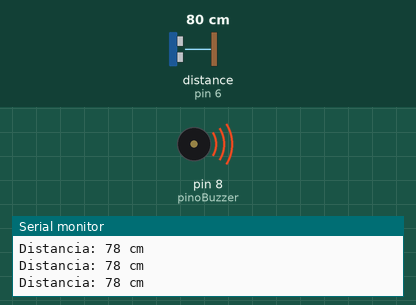
This sketch was run on a simulated Arduino Uno, built with avr-gcc and run on an emulated ATmega328P. Shown: buzzer (waves = sounding), the last lines printed to the serial monitor. Wiring (inferred from the names in the program): ultrasonic range finder: trigger pin 7; echo pin 6. The inputs (shaded band) are chosen by the test bench; at power-on: distance to the obstacle (sensor on pin 6) 80 cm. The echo pulse lasts 58.3 µs per cm.

Above: at 1.05 s.
1.3 s: distance to the obstacle (sensor on pin 6) set to 54 cm
4.3 s: distance to the obstacle (sensor on pin 6) set to 48 cm
At 5.2 s:
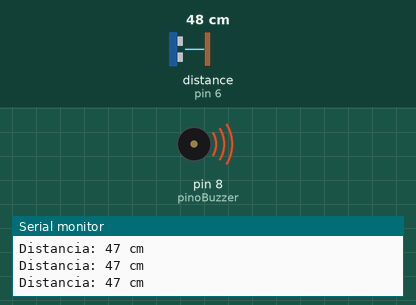
5.8 s: distance to the obstacle (sensor on pin 6) set to 60 cm
At 6.22 s:
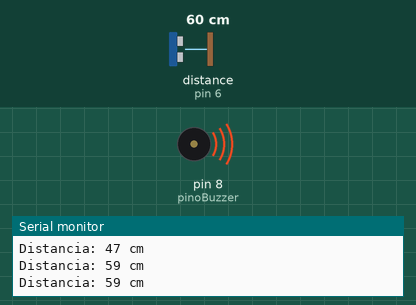
8.8 s: distance to the obstacle (sensor on pin 6) set to 18 cm
At 9.4 s:
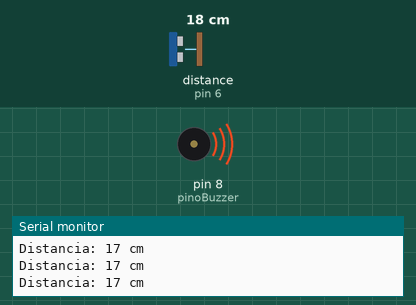
Timing chart, 0 to 11.4 s (numbered marks = the images above; inputs shaded):
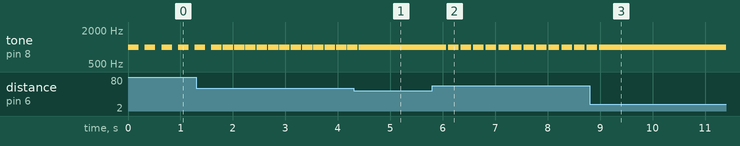

The sketch:

Atividade6.ino
```cpp
int pinoTrig = 7;
int pinoEcho = 6;
int pinoBuzzer = 8;

long duracao;
int distancia;

void setup() {
  pinMode(pinoTrig, OUTPUT);
  pinMode(pinoEcho, INPUT);
  pinMode(pinoBuzzer, OUTPUT);
  Serial.begin(9600);
}

void loop() {
  digitalWrite(pinoTrig, LOW);
  delayMicroseconds(2);
  digitalWrite(pinoTrig, HIGH);
  delayMicroseconds(10);
  digitalWrite(pinoTrig, LOW);

  duracao = pulseIn(pinoEcho, HIGH);
  distancia = duracao * 0.034 / 2;

  Serial.print("Distancia: ");
  Serial.print(distancia);
  Serial.println(" cm");

  if (distancia <= 10) {
    tone(pinoBuzzer, 1500);
  } else if (distancia <= 50) {
    tone(pinoBuzzer, 1000, 200);
    delay(distancia * 2);
  } else if (distancia <= 100) {
    tone(pinoBuzzer, 1000, 200);
    delay(distancia * 4);
  } else {
    noTone(pinoBuzzer);
  }
}
```

Measured:
- the behaviour switches between 52 and 51 cm on distance to the obstacle (sensor on pin 6) (found by bisection; images 0 and 1)
- after the input at 4.3 s, tone on pin 8 (pinoBuzzer): goes on until 4.4 s, then stays 1000 Hz
- after the input at 5.8 s, tone on pin 8 (pinoBuzzer): alternates 1000 Hz for 0.20 s and silent for 0.04 s, starting after 0.26 s
- after the input at 8.8 s, tone on pin 8 (pinoBuzzer): goes on until 9.0 s, then stays 1000 Hz
- by itself, tone on pin 8 (pinoBuzzer): repeats every 0.22 s: 1000 Hz 0.20 s, silent 0.02 s
